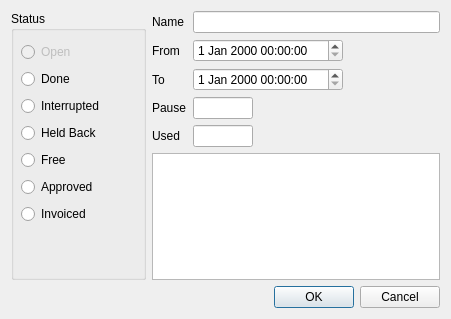
<?xml version="1.0" encoding="UTF-8"?>
<ui version="4.0">
 <class>WorkDialog</class>
 <widget class="QDialog" name="WorkDialog">
  <property name="geometry">
   <rect>
    <x>0</x>
    <y>0</y>
    <width>451</width>
    <height>319</height>
   </rect>
  </property>
  <property name="windowTitle">
   <string>Dialog</string>
  </property>
  <layout class="QVBoxLayout" name="verticalLayout_2">
   <item>
    <layout class="QHBoxLayout" name="horizontalLayout" stretch="0,0">
     <item>
      <widget class="QGroupBox" name="statuxBox">
       <property name="minimumSize">
        <size>
         <width>135</width>
         <height>0</height>
        </size>
       </property>
       <property name="title">
        <string>Status</string>
       </property>
       <property name="flat">
        <bool>false</bool>
       </property>
       <property name="checkable">
        <bool>false</bool>
       </property>
       <widget class="QWidget" name="layoutWidget">
        <property name="geometry">
         <rect>
          <x>10</x>
          <y>30</y>
          <width>118</width>
          <height>185</height>
         </rect>
        </property>
        <layout class="QVBoxLayout" name="verticalLayout">
         <item>
          <widget class="QRadioButton" name="openBtn">
           <property name="enabled">
            <bool>false</bool>
           </property>
           <property name="text">
            <string>Open</string>
           </property>
           <property name="icon">
            <iconset resource="../resources.qrc">
             <normaloff>:/res/icons/active.svg</normaloff>:/res/icons/active.svg</iconset>
           </property>
           <attribute name="buttonGroup">
            <string notr="true">statusGroup</string>
           </attribute>
          </widget>
         </item>
         <item>
          <widget class="QRadioButton" name="doneBtn">
           <property name="text">
            <string>Done</string>
           </property>
           <property name="icon">
            <iconset resource="../resources.qrc">
             <normaloff>:/res/icons/done.svg</normaloff>:/res/icons/done.svg</iconset>
           </property>
           <attribute name="buttonGroup">
            <string notr="true">statusGroup</string>
           </attribute>
          </widget>
         </item>
         <item>
          <widget class="QRadioButton" name="interruptedBtn">
           <property name="text">
            <string>Interrupted</string>
           </property>
           <property name="icon">
            <iconset resource="../resources.qrc">
             <normaloff>:/res/icons/interrupted.svg</normaloff>:/res/icons/interrupted.svg</iconset>
           </property>
           <attribute name="buttonGroup">
            <string notr="true">statusGroup</string>
           </attribute>
          </widget>
         </item>
         <item>
          <widget class="QRadioButton" name="heldBackBtn">
           <property name="text">
            <string>Held Back</string>
           </property>
           <property name="icon">
            <iconset resource="../resources.qrc">
             <normaloff>:/res/icons/heldback.svg</normaloff>:/res/icons/heldback.svg</iconset>
           </property>
           <attribute name="buttonGroup">
            <string notr="true">statusGroup</string>
           </attribute>
          </widget>
         </item>
         <item>
          <widget class="QRadioButton" name="freeBtn">
           <property name="text">
            <string>Free</string>
           </property>
           <property name="icon">
            <iconset resource="../resources.qrc">
             <normaloff>:/res/icons/free.svg</normaloff>:/res/icons/free.svg</iconset>
           </property>
           <attribute name="buttonGroup">
            <string notr="true">statusGroup</string>
           </attribute>
          </widget>
         </item>
         <item>
          <widget class="QRadioButton" name="approvedBtn">
           <property name="text">
            <string>Approved</string>
           </property>
           <property name="icon">
            <iconset resource="../resources.qrc">
             <normaloff>:/res/icons/approved.svg</normaloff>:/res/icons/approved.svg</iconset>
           </property>
           <attribute name="buttonGroup">
            <string notr="true">statusGroup</string>
           </attribute>
          </widget>
         </item>
         <item>
          <widget class="QRadioButton" name="invoicedBtn">
           <property name="text">
            <string>Invoiced</string>
           </property>
           <property name="icon">
            <iconset resource="../resources.qrc">
             <normaloff>:/res/icons/invoiced.svg</normaloff>:/res/icons/invoiced.svg</iconset>
           </property>
           <attribute name="buttonGroup">
            <string notr="true">statusGroup</string>
           </attribute>
          </widget>
         </item>
        </layout>
       </widget>
      </widget>
     </item>
     <item>
      <layout class="QFormLayout" name="formLayout">
       <item row="0" column="0">
        <widget class="QLabel" name="label_2">
         <property name="text">
          <string>Name</string>
         </property>
        </widget>
       </item>
       <item row="0" column="1">
        <widget class="QLineEdit" name="nameEdit"/>
       </item>
       <item row="1" column="0">
        <widget class="QLabel" name="label_3">
         <property name="text">
          <string>From</string>
         </property>
        </widget>
       </item>
       <item row="1" column="1">
        <widget class="QDateTimeEdit" name="fromDateTime">
         <property name="maximumSize">
          <size>
           <width>150</width>
           <height>16777215</height>
          </size>
         </property>
        </widget>
       </item>
       <item row="2" column="0">
        <widget class="QLabel" name="label_4">
         <property name="text">
          <string>To</string>
         </property>
        </widget>
       </item>
       <item row="2" column="1">
        <widget class="QDateTimeEdit" name="toDateTime">
         <property name="maximumSize">
          <size>
           <width>150</width>
           <height>16777215</height>
          </size>
         </property>
        </widget>
       </item>
       <item row="3" column="0">
        <widget class="QLabel" name="label_5">
         <property name="text">
          <string>Pause</string>
         </property>
        </widget>
       </item>
       <item row="3" column="1">
        <widget class="QLineEdit" name="pauseEdit">
         <property name="maximumSize">
          <size>
           <width>60</width>
           <height>16777215</height>
          </size>
         </property>
         <property name="inputMask">
          <string/>
         </property>
        </widget>
       </item>
       <item row="5" column="0" colspan="2">
        <widget class="QPlainTextEdit" name="noteEdit">
         <property name="sizePolicy">
          <sizepolicy hsizetype="Expanding" vsizetype="Expanding">
           <horstretch>1</horstretch>
           <verstretch>1</verstretch>
          </sizepolicy>
         </property>
        </widget>
       </item>
       <item row="4" column="0">
        <widget class="QLabel" name="label">
         <property name="text">
          <string>Used</string>
         </property>
        </widget>
       </item>
       <item row="4" column="1">
        <widget class="QLineEdit" name="usedEdit">
         <property name="enabled">
          <bool>true</bool>
         </property>
         <property name="maximumSize">
          <size>
           <width>60</width>
           <height>16777215</height>
          </size>
         </property>
         <property name="readOnly">
          <bool>true</bool>
         </property>
        </widget>
       </item>
      </layout>
     </item>
    </layout>
   </item>
   <item>
    <widget class="QDialogButtonBox" name="buttonBox">
     <property name="orientation">
      <enum>Qt::Horizontal</enum>
     </property>
     <property name="standardButtons">
      <set>QDialogButtonBox::Cancel|QDialogButtonBox::Ok</set>
     </property>
    </widget>
   </item>
  </layout>
 </widget>
 <resources>
  <include location="../resources.qrc"/>
 </resources>
 <connections>
  <connection>
   <sender>buttonBox</sender>
   <signal>accepted()</signal>
   <receiver>WorkDialog</receiver>
   <slot>accept()</slot>
   <hints>
    <hint type="sourcelabel">
     <x>248</x>
     <y>254</y>
    </hint>
    <hint type="destinationlabel">
     <x>157</x>
     <y>274</y>
    </hint>
   </hints>
  </connection>
  <connection>
   <sender>buttonBox</sender>
   <signal>rejected()</signal>
   <receiver>WorkDialog</receiver>
   <slot>reject()</slot>
   <hints>
    <hint type="sourcelabel">
     <x>316</x>
     <y>260</y>
    </hint>
    <hint type="destinationlabel">
     <x>286</x>
     <y>274</y>
    </hint>
   </hints>
  </connection>
 </connections>
 <buttongroups>
  <buttongroup name="statusGroup"/>
 </buttongroups>
</ui>
